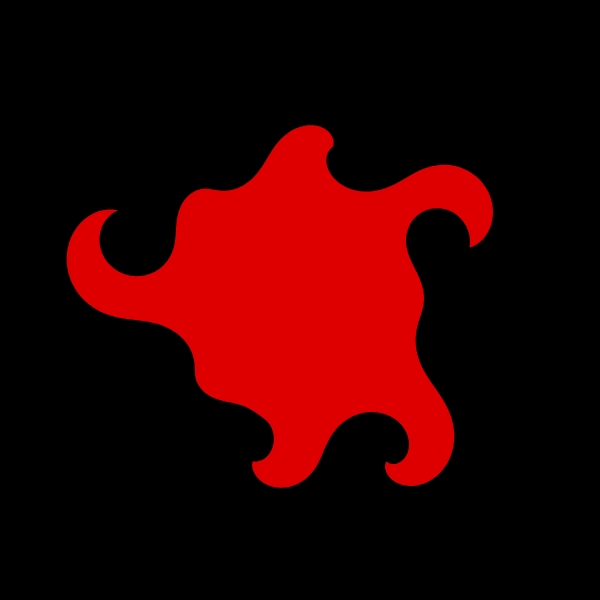
Frame 1 (no input)
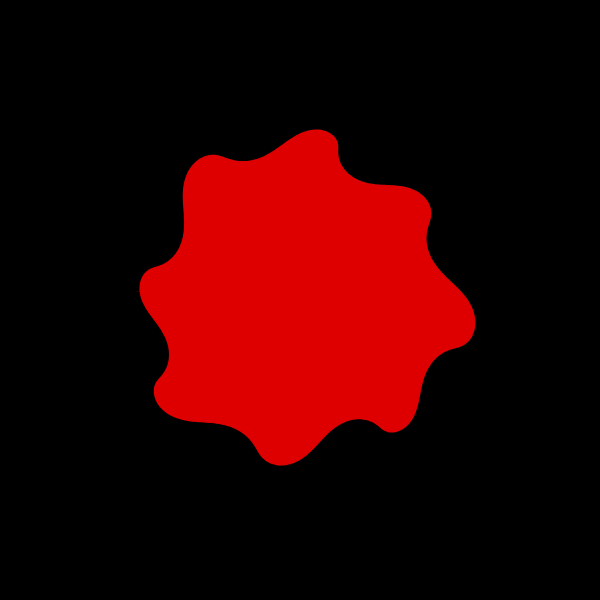
Frame 60 (no input)
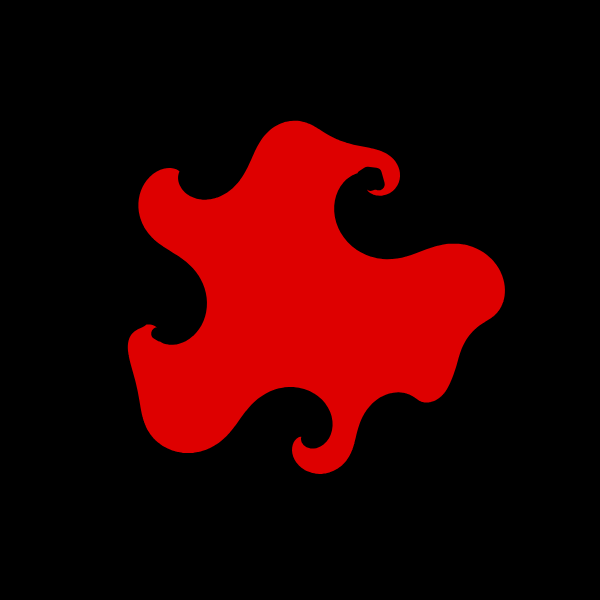
Frame 120 (the mouse pressed at the canvas centre since frame 60)

The p5.js sketch that drew these frames (run headless with seeded random() and noise() and a simulated clock; from frame 60 on, the mouse is pressed at the canvas centre):

// p5.js sketch
// ── sketch.js
//forked from kusakari 

let _aryLine = [];

let _minWidth;



function setObject() {
  _minWidth = min(width, height) * 0.8;
  strokeWeight(_minWidth/40);
  stroke(255);
  noFill();
  strokeJoin(ROUND);
  let numLine = 1;
  for (let i = 0; i < numLine; i++) {
    _aryLine[i] = new BendLine();
  }
}

function setup() {
  w = 600;
  var canvas;
    if(windowWidth>=600 && windowHeight >=600){
      canvas = createCanvas(600, 600);
    }
    else{
      canvas = createCanvas(windowWidth, windowHeight - 100);
    }

  var x = (windowWidth - width) / 2;
  var y = (windowHeight - height) / 2;

  canvas.position(x, y);
  background(0);
  setObject();
}



class BendLine {
  constructor() {
    this.r = _minWidth / 3;
    this.numPoints = 600;
    this.aryXy = [];
    for (let i = 0; i < this.numPoints; i++) {
      let ang = 2*PI / this.numPoints * i;
      this.aryXy[i] = createVector(this.r * cos(ang), this.r * sin(ang));
    }
    
    this.numBend = 3;
    this.aryRParameter = [];
    for (let i = 0; i < this.numBend; i++) {
      this.aryRParameter[i] = [this.r / 30 * 1**i, random(2*PI), 2*PI / random(100, 500)];//[max, init, speed]
    }
    this.aryinitAngParameter = [];
    for (let i = 0; i < this.numBend; i++) {
      this.aryinitAngParameter[i] = [2*PI, random(2*PI), 2*PI / random(200, 1000)];//[max, init, speed]
    }
    this.aryAngStep = [];
    for (let i = 0; i < this.numBend; i++) {
      this.aryAngStep[i] = 2*PI / this.numPoints * int(random(3, 8 + i));
    }
    this.numCycle = 7;
  }
  update() {
    this.updateR();
    this.updateInitAng();
    this.newAryXy = this.aryXy;
    for (let i = 0; i < this.numBend; i++) {
      this.newAryXy = bend(this.newAryXy, this.aryR[i], this.aryinitAng[i], this.aryAngStep[i], this.numCycle);
    }
  }
  updateR() {
    this.aryR = [];
    for (let i = 0; i < this.aryRParameter.length; i++) {
      this.aryR[i] = this.aryRParameter[i][0] * (sin(this.aryRParameter[i][1] + this.aryRParameter[i][2] * frameCount));
    }
  }
  updateInitAng() {
    this.aryinitAng = [];
    for (let i = 0; i < this.aryinitAngParameter.length; i++) {
      this.aryinitAng[i] = this.aryinitAngParameter[i][1] + this.aryinitAngParameter[i][0] * (sin(this.aryinitAngParameter[i][2] * frameCount));
    }
  }
  draw() {
    beginShape();
    for (let i = 0; i < this.newAryXy.length; i++) {
      vertex(this.newAryXy[i].x, this.newAryXy[i].y);
    }
    endShape(CLOSE);
  }
}

function bend(aryXy, r, initAng, angStep, numCycle) {
  let aryXy2 = aryXy;
  for (let j = 0; j < numCycle; j++) {
    let aryXyNew = [];
    for (let i = 0; i < aryXy2.length; i++) {
      let xy_1_2 = p5.Vector.sub(aryXy2[(i+1)%aryXy2.length], aryXy2[i]);
      let ang = initAng + angStep * i;
      xy_1_2.rotate(-PI/3).setMag(r * sin(ang));
      let xy = p5.Vector.add(aryXy2[i], xy_1_2);
      aryXyNew.push(xy);
    }
    aryXy2 = aryXyNew;
  }

  return aryXy2;
}

function draw() {
  background(0);
  fill(222,0, 0)
  stroke(0)
  translate(width/2, height/2);
  for (let i = 0; i < _aryLine.length; i++) {
    _aryLine[i].update();
    _aryLine[i].draw();
  }
}
